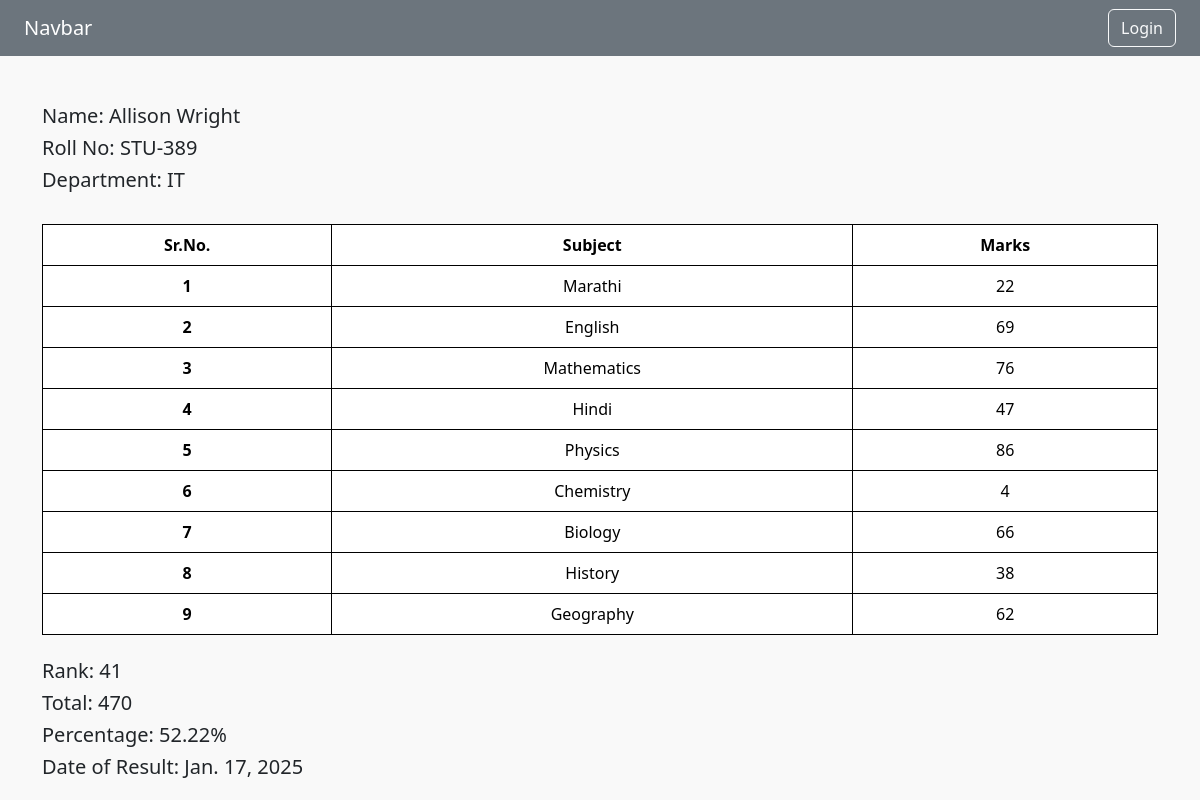
The app's page /see_marks/STU-389/ with its own data.
### Report/models.py (models this page shows, shortened)
class Student(models.Model):
    department=models.ForeignKey(Department,related_name="depart" ,on_delete=models.CASCADE)
    student_id=models.OneToOneField(StudentID,related_name="depart" ,on_delete=models.CASCADE)
    student_name=models.CharField(max_length=100)
    student_email=models.EmailField(unique=True)
    student_age=models.IntegerField(default=18)
    student_address=models.TextField()
    class Meta:
        ordering=['student_name']
        verbose_name='student'

class StudentID(models.Model):
    student_id=models.CharField(max_length=100)

class Department(models.Model):
    department=models.CharField(max_length=100)
    class Meta:
        ordering= ['department']

class SubjectMarks(models.Model):
    student=models.ForeignKey(Student, related_name="studentmarks", on_delete=models.CASCADE)
    subject=models.ForeignKey(Subject,on_delete=models.CASCADE)
    marks=models.IntegerField()
    class Meta:
        unique_together=['student','subject']

class Subject(models.Model):
    subject_name=models.CharField(max_length=100)

class StudentRank(models.Model):
    student=models.ForeignKey(Student, related_name="studentrank", on_delete=models.CASCADE)
    student_rank=models.IntegerField()
    date_of_report_card_generation=models.DateField(auto_now_add=True)
    class Meta:
        unique_together=('student','date_of_report_card_generation')
        ordering=['student_rank']

### Report/views.py (the view)
# urls.py: path('see_marks/<str:student_id>/',see_marks,name='see_marks'),
def see_marks(request, student_id):
    queryset = SubjectMarks.objects.filter(student__student_id__student_id=student_id)
    totalmarks = queryset.aggregate(totalmarks=Sum('marks'))
    total_possible_marks = 100 * queryset.count()
    percentage = (totalmarks['totalmarks'] / total_possible_marks) * 100 if total_possible_marks > 0 else 0
    student = Student.objects.get(student_id__student_id=student_id)
    return render(request, "see_marks.html", {
        'queryset': queryset,
        'totalmarks': totalmarks,
        'percentage': percentage,
        'student': student,
    })

### Report/templates/see_marks.html (shortened to what this page needs)
{% extends "base.html" %}
{% load static %}
{% block body %}
<div class="container mt-5">
    <div class="section-spacing">
        <h5>Name: {{ student.student_name }}</h5>
        <h5>Roll No: {{ student.student_id.student_id }}</h5>
        <h5>Department: {{ student.department.department }}</h5>
    </div>
    <table class="table">
        <thead>
            <tr>
                <th>Sr.No.</th>
                <th>Subject</th>
                <th>Marks</th>
            </tr>
        </thead>
        <tbody>
            {% for record in queryset %}
            <tr>
                <th scope="row">{{ forloop.counter }}</th>
                <td>{{ record.subject.subject_name }}</td>
                <td>{{ record.marks }}</td>
            </tr>
            {% endfor %}
        </tbody>
    </table>
    <div class="mt-4">
        <h5>Rank: {{queryset.first.student.studentrank.first.student_rank}}</h5>
        <h5>Total: {{ totalmarks.totalmarks }}</h5>
        <h5>Percentage: {{percentage|floatformat:2 }}%</h5>
        <h5>Date of Result: {{queryset.first.student.studentrank.first.date_of_report_card_generation}} </h5>
    </div>
</div>
{% endblock body %}

### Report/templates/see_marks.html (style rules this page uses)
body { background-color: #f9f9f9; }
table, th, td { border: 1px solid; text-align: center; }
.section-spacing { margin-bottom: 2rem; }

### records on screen
Student: student_name "Allison Wright", student_id.student_id "STU-389", department.department "IT"
SubjectMarks: subject.subject_name "Marathi", marks "22", first.student.studentrank.first.student_rank "41", first.student.studentrank.first.date_of_report_card_generation "Jan. 17, 2025"
SubjectMarks: subject.subject_name "English", marks "69"
SubjectMarks: subject.subject_name "Mathematics", marks "76"
SubjectMarks: subject.subject_name "Hindi", marks "47"
SubjectMarks: subject.subject_name "Physics", marks "86"
SubjectMarks: subject.subject_name "Chemistry", marks "4"
SubjectMarks: subject.subject_name "Biology", marks "66"
SubjectMarks: subject.subject_name "History", marks "38"
SubjectMarks: subject.subject_name "Geography", marks "62"

### other values on screen
{{ totalmarks.totalmarks }} "470"
{{ percentage|floatformat:2 }} "52.22"
